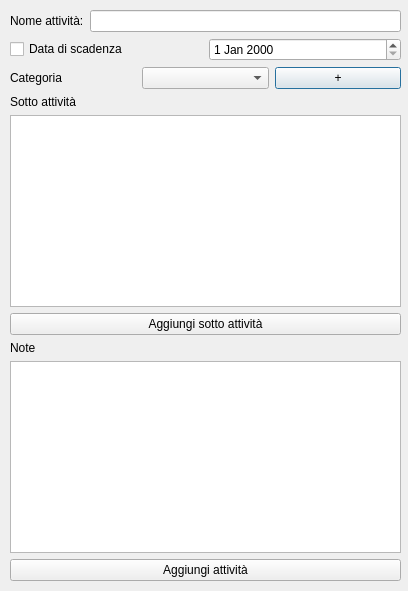
<?xml version="1.0" encoding="UTF-8"?>
<ui version="4.0">
 <class>AddActivityView</class>
 <widget class="QDialog" name="AddActivityView">
  <property name="geometry">
   <rect>
    <x>0</x>
    <y>0</y>
    <width>408</width>
    <height>591</height>
   </rect>
  </property>
  <property name="windowTitle">
   <string>Aggiungi attività</string>
  </property>
  <widget class="QWidget" name="verticalLayoutWidget_2">
   <property name="geometry">
    <rect>
     <x>10</x>
     <y>10</y>
     <width>391</width>
     <height>571</height>
    </rect>
   </property>
   <layout class="QVBoxLayout" name="verticalLayout_2">
    <item>
     <layout class="QVBoxLayout" name="verticalLayout">
      <item>
       <layout class="QHBoxLayout" name="horizontalLayout_2">
        <item>
         <widget class="QLabel" name="NameLabel">
          <property name="text">
           <string>Nome attività:</string>
          </property>
         </widget>
        </item>
        <item>
         <widget class="QLineEdit" name="NameEdit"/>
        </item>
       </layout>
      </item>
      <item>
       <layout class="QHBoxLayout" name="horizontalLayout_3">
        <item>
         <widget class="QCheckBox" name="DeadlineCheckBox">
          <property name="text">
           <string>Data di scadenza</string>
          </property>
         </widget>
        </item>
        <item>
         <widget class="QDateEdit" name="DeadlineDateEdit"/>
        </item>
       </layout>
      </item>
     </layout>
    </item>
    <item>
     <layout class="QHBoxLayout" name="horizontalLayout_4">
      <item>
       <widget class="QLabel" name="categoryLabel">
        <property name="text">
         <string>Categoria</string>
        </property>
       </widget>
      </item>
      <item>
       <widget class="QComboBox" name="categoryComboBox"/>
      </item>
      <item>
       <widget class="QPushButton" name="addCategoryButton">
        <property name="text">
         <string>+</string>
        </property>
       </widget>
      </item>
     </layout>
    </item>
    <item>
     <widget class="QLabel" name="SubActivityLabel">
      <property name="text">
       <string>Sotto attività</string>
      </property>
     </widget>
    </item>
    <item>
     <widget class="QListWidget" name="SubActivityListWidget"/>
    </item>
    <item>
     <widget class="QPushButton" name="AddSubActivityButton">
      <property name="text">
       <string>Aggiungi sotto attività</string>
      </property>
     </widget>
    </item>
    <item>
     <widget class="QLabel" name="NoteLabel">
      <property name="text">
       <string>Note</string>
      </property>
     </widget>
    </item>
    <item>
     <widget class="QTextEdit" name="NoteEdit"/>
    </item>
    <item>
     <widget class="QPushButton" name="AddActivityButton">
      <property name="text">
       <string>Aggiungi attività</string>
      </property>
     </widget>
    </item>
   </layout>
  </widget>
 </widget>
 <resources/>
 <connections/>
</ui>
